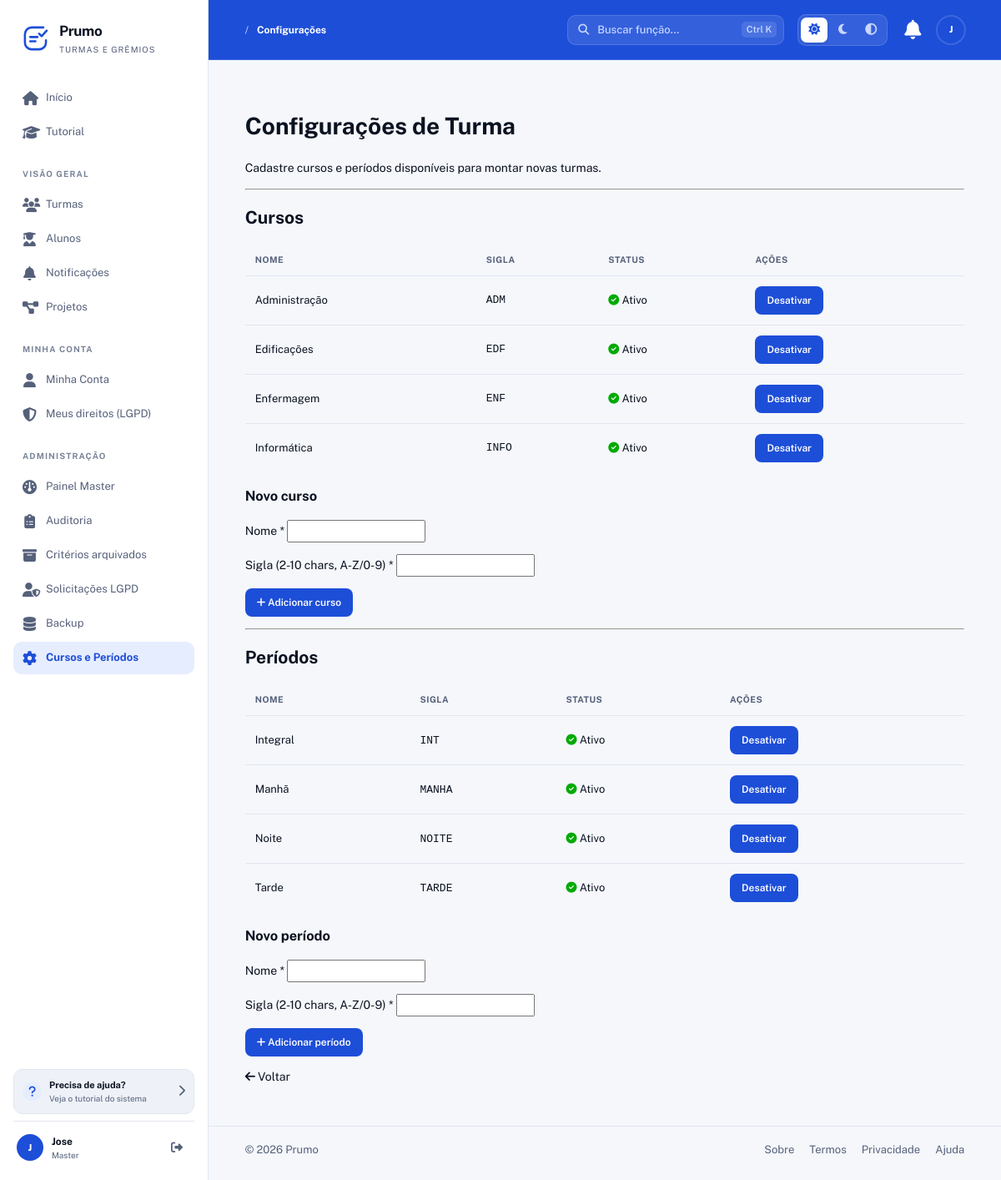
Page /Prumo/configuracoes/turmas (signed in) on the committed database.
### tables this page shows
CREATE TABLE cursos (
  id INT AUTO_INCREMENT PRIMARY KEY,
  nome VARCHAR(100) NOT NULL,
  sigla VARCHAR(20) NOT NULL UNIQUE,
  ativo TINYINT(1) NOT NULL DEFAULT 1,
  created_at TIMESTAMP DEFAULT CURRENT_TIMESTAMP,
  updated_at TIMESTAMP DEFAULT CURRENT_TIMESTAMP ON UPDATE CURRENT_TIMESTAMP
);

CREATE TABLE periodos (
  id INT AUTO_INCREMENT PRIMARY KEY,
  nome VARCHAR(50) NOT NULL,
  sigla VARCHAR(20) NOT NULL UNIQUE,
  ativo TINYINT(1) NOT NULL DEFAULT 1,
  created_at TIMESTAMP DEFAULT CURRENT_TIMESTAMP,
  updated_at TIMESTAMP DEFAULT CURRENT_TIMESTAMP ON UPDATE CURRENT_TIMESTAMP
);

### app/Controllers/ConfiguracaoTurmaController.php (called while the page is built, shortened)
<?php
require_once __DIR__ . '/../Core/App.php';
class ConfiguracaoTurmaController
{
    private Curso     $curso;
    private Periodo   $periodo;
    public function __construct()
    {
        $this->curso   = new Curso();
        $this->periodo = new Periodo();
    }
    public function index()
    {
        $this->render('configuracoes/turmas', [
            'cursos'   => $this->curso->listarTodos(),
            'periodos' => $this->periodo->listarTodos(),
        ]);
    }
    private function render(string $view, array $dados = []): void
    {
        extract($dados);
        require __DIR__ . '/../Views/' . $view . '.php';
    }
}

### app/Core/Router.php (called while the page is built, shortened)
<?php
require_once __DIR__ . '/App.php';
class Router
{
    private $routes = ['GET' => [], 'POST' => []];
    public function get($uri, $action, $roles = [])
    {
        $this->routes['GET'][$uri] = ['action' => $action, 'roles' => $roles];
    }
    public function post($uri, $action, $roles = [])
    {
        $this->routes['POST'][$uri] = ['action' => $action, 'roles' => $roles];
    }
    public function dispatch($requestUri)
    {
        $path     = parse_url($requestUri, PHP_URL_PATH);
        $basePath = App::getBasePath();
        if ($basePath && strpos($path, $basePath) === 0) {
            $path = substr($path, strlen($basePath));
        }
        $method = $_SERVER['REQUEST_METHOD'];
        $route  = $this->routes[$method][$path] ?? null;
        $params = [];
        $action = $route['action'];
        [$controller, $methodName] = explode('@', $action);
        $controllerInstance = new $controller();
        $controllerInstance->$methodName(...$params);
    }
}

### public/index.php (called while the page is built, shortened)
<?php
require_once __DIR__ . '/../app/Core/App.php';
require_once __DIR__ . '/../app/Core/Router.php';
$router = new Router();
$router->dispatch($_SERVER['REQUEST_URI']);

### app/Models/Curso.php (called while the page is built, shortened)
<?php
class Curso extends Model
{
    public function listarTodos(): array
    {
        return $this->conn->query("
            SELECT * FROM cursos ORDER BY ativo DESC, nome ASC
        ")->fetchAll(PDO::FETCH_ASSOC);
    }
}

### app/Core/App.php (called while the page is built, shortened)
<?php
class App
{
    private static $config = null;
    public static function init()
    {
        if (self::$config === null) {
            $envFile = __DIR__ . '/../../.env';
            self::$config = parse_ini_file($envFile);
        }
    }
    public static function get($key, $default = null)
    {
        return self::$config[$key] ?? $_ENV[$key] ?? $default;
    }
    public static function getName()
    {
        return self::get('APP_NAME', 'ProjetoBase');
    }
    public static function getBasePath()
    {
        return self::get('APP_BASE_PATH', '/' . self::getName());
    }
}

### app/Models/Periodo.php (called while the page is built, shortened)
<?php
class Periodo extends Model
{
    public function listarTodos(): array
    {
        return $this->conn->query("
            SELECT * FROM periodos ORDER BY ativo DESC, nome ASC
        ")->fetchAll(PDO::FETCH_ASSOC);
    }
}

### app/Views/configuracoes/turmas.php (the view, shortened to what this page needs)
<?php
require_once __DIR__ . '/../layouts/header.php';
require_once __DIR__ . '/../layouts/nav.php';
?>
<h1>Configurações de Turma</h1>
<p>Cadastre cursos e períodos disponíveis para montar novas turmas.</p>
<hr>
<h2>Cursos</h2>
<table border="1" cellpadding="6">
    <thead>
        <tr><th>Nome</th><th>Sigla</th><th>Status</th><th>Ações</th></tr>
    </thead>
    <tbody>
        <?php foreach ($cursos as $c): ?>
            <tr>
                <td><?= h($c['nome']) ?></td>
                <td><code><?= h($c['sigla']) ?></code></td>
                <td>
                    <?php if ($c['ativo']): ?>
                        <i class="fas fa-check-circle" style="color:#0a0"></i> Ativo
                    <?php else: ?>
                        <i class="fas fa-ban" style="color:#b00"></i> Inativo
                    <?php endif; ?>
                </td>
                <td>
                    <form method="POST" action="<?= $basePath ?>/configuracoes/turmas/curso/toggle/<?= (int) $c['id'] ?>" style="display:inline">
                        <button type="submit"><?= $c['ativo'] ? 'Desativar' : 'Ativar' ?></button>
                    </form>
                </td>
            </tr>
        <?php endforeach; ?>
    </tbody>
</table>
<h3>Novo curso</h3>
<form method="POST" action="<?= $basePath ?>/configuracoes/turmas/curso/salvar">
    <p><label>Nome * <input type="text" name="nome" maxlength="100" required></label></p>
    <p><label>Sigla (2-10 chars, A-Z/0-9) * <input type="text" name="sigla" maxlength="10" required></label></p>
    <p><button type="submit"><i class="fas fa-plus"></i> Adicionar curso</button></p>
</form>
<hr>
<h2>Períodos</h2>
<table border="1" cellpadding="6">
    <thead>
        <tr><th>Nome</th><th>Sigla</th><th>Status</th><th>Ações</th></tr>
    </thead>
    <tbody>
        <?php foreach ($periodos as $p): ?>
            <tr>
                <td><?= h($p['nome']) ?></td>
                <td><code><?= h($p['sigla']) ?></code></td>
                <td>
                    <?php if ($p['ativo']): ?>
                        <i class="fas fa-check-circle" style="color:#0a0"></i> Ativo
                    <?php else: ?>
                        <i class="fas fa-ban" style="color:#b00"></i> Inativo
                    <?php endif; ?>
                </td>
                <td>
                    <form method="POST" action="<?= $basePath ?>/configuracoes/turmas/periodo/toggle/<?= (int) $p['id'] ?>" style="display:inline">
                        <button type="submit"><?= $p['ativo'] ? 'Desativar' : 'Ativar' ?></button>
                    </form>
                </td>
            </tr>
        <?php endforeach; ?>
    </tbody>
</table>
<h3>Novo período</h3>
<form method="POST" action="<?= $basePath ?>/configuracoes/turmas/periodo/salvar">
    <p><label>Nome * <input type="text" name="nome" maxlength="50" required></label></p>
    <p><label>Sigla (2-10 chars, A-Z/0-9) * <input type="text" name="sigla" maxlength="10" required></label></p>
    <p><button type="submit"><i class="fas fa-plus"></i> Adicionar período</button></p>
</form>
<p><a href="<?= $basePath ?>/turmas"><i class="fas fa-arrow-left"></i> Voltar</a></p>
<?php require_once __DIR__ . '/../layouts/footer.php'; ?>

### public/css/base.css (style rules this page uses)
:root { color-scheme: light; --bg: #f5f7fb; --surface: #ffffff; --surface-2: #eef2f8; --text: #0b1220; --muted: #55607a; --muted-2: #7a8499; --border: #e1e6ef; --border-strong: #c9d1de; --primary: #1d4ed8; --primary-dark: #1e3a8a; --primary-soft: #e6edff; --accent: #0891b2; --accent-on-dark: #22d3ee; --shell-bg: #1d4ed8; --shell-text: #ffffff; --shell-muted: #c9d7ff; --shell-border: rgba(255, 255, 255, .14); --font-num: "Barlow Condensed", "Arial Narrow", sans-serif; --blue: #2563eb; --green: #16a34a; --orange: #e08600; --red: #dc3b4d; --shadow: 0 10px 28px rgba(26, 31, 46, .08); --radius: 16px; --radius-sm: 10px; --sidebar: 250px; --sans: "Public Sans", ui-sans-serif, -apple-system, BlinkMacSystemFont, "Segoe UI", sans-serif; }
*, *::before, *::after { box-sizing: border-box; }
html { scroll-behavior: smooth; }
html, body { overflow-x: hidden; max-width: 100%; }
table { display: table; width: 100%; }
body { margin: 0; background: var(--bg); color: var(--text); font: 14px/1.5 var(--sans); -webkit-font-smoothing: antialiased; transition: background .25s, color .25s; }
a { color: inherit; text-decoration: none; }
button, input, select, textarea { font: inherit; color: inherit; }
button { cursor: pointer; }

### public/css/components.css (style rules this page uses)
button:not([class]) { background: var(--primary); color: #fff; border: 0; border-radius: 8px; min-height: 34px; padding: 0 14px; font: inherit; font-size: 12px; font-weight: 600; cursor: pointer; transition: .2s; }
table { width: 100%; border-collapse: collapse; font-size: 13px; margin: 12px 0; }
table thead th { color: var(--muted); font-size: 10.5px; text-transform: uppercase; letter-spacing: .5px; font-weight: 700; text-align: left; padding: 10px 12px; border-bottom: 1px solid var(--border); background: transparent; }
table tbody td { padding: 12px; border-bottom: 1px solid var(--border); color: var(--text); vertical-align: middle; }
table tbody tr:last-child td { border-bottom: 0; }
table[border] { border: 0 !important; }
table[border] td, table[border] th { border-left: 0 !important; border-right: 0 !important; border-top: 0 !important; }

### rows in the picture
cursos: nome "Administração", sigla "ADM", ativo 1 (drawn)
cursos: nome "Edificações", sigla "EDF", ativo 1 (drawn)
cursos: nome "Enfermagem", sigla "ENF", ativo 1 (drawn)
cursos: nome "Informática", sigla "INFO", ativo 1 (drawn)
periodos: nome "Integral", sigla "INT", ativo 1 (drawn)
periodos: nome "Manhã", sigla "MANHA", ativo 1 (drawn)
periodos: nome "Noite", sigla "NOITE", ativo 1 (drawn)
periodos: nome "Tarde", sigla "TARDE", ativo 1 (drawn)

### other values in the picture
$appName "Prumo"
$label "Início"
$label "Tutorial"
$secao "VISÃO GERAL"
$label "Turmas"
$label "Alunos"
$label "Notificações"
$label "Projetos"
$secao "MINHA CONTA"
$label "Minha Conta"
$label "Meus direitos (LGPD)"
$secao "ADMINISTRAÇÃO"
$label "Painel Master"
$label "Auditoria"
$label "Critérios arquivados"
